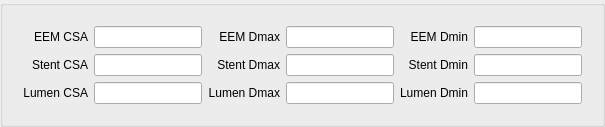
    <widget class="QGroupBox" name="m_grpSHIVUS">
     <property name="styleSheet">
      <string notr="true"/>
     </property>
     <layout class="QVBoxLayout" name="verticalLayout_17">
      <item>
       <widget class="QWidget" name="widget_5" native="true">
        <layout class="QGridLayout" name="gridLayout_12">
         <item row="1" column="2">
          <widget class="QLabel" name="label_124">
           <property name="text">
            <string>Stent Dmax</string>
           </property>
           <property name="alignment">
            <set>Qt::AlignRight|Qt::AlignTrailing|Qt::AlignVCenter</set>
           </property>
          </widget>
         </item>
         <item row="2" column="2">
          <widget class="QLabel" name="label_125">
           <property name="text">
            <string>Lumen Dmax</string>
           </property>
           <property name="alignment">
            <set>Qt::AlignRight|Qt::AlignTrailing|Qt::AlignVCenter</set>
           </property>
          </widget>
         </item>
         <item row="2" column="1">
          <widget class="QLineEdit" name="m_lineShIvusLumen_CSA"/>
         </item>
         <item row="1" column="5">
          <widget class="QLineEdit" name="m_lineShIvusStent_Dmin"/>
         </item>
         <item row="2" column="3">
          <widget class="QLineEdit" name="m_lineShIvusLumen_Dmax"/>
         </item>
         <item row="0" column="5">
          <widget class="QLineEdit" name="m_lineShIvusEEM_Dmin"/>
         </item>
         <item row="1" column="4">
          <widget class="QLabel" name="label_126">
           <property name="text">
            <string>Stent Dmin</string>
           </property>
           <property name="alignment">
            <set>Qt::AlignRight|Qt::AlignTrailing|Qt::AlignVCenter</set>
           </property>
          </widget>
         </item>
         <item row="1" column="1">
          <widget class="QLineEdit" name="m_lineShIvusStent_CSA"/>
         </item>
         <item row="0" column="2">
          <widget class="QLabel" name="label_127">
           <property name="text">
            <string>EEM Dmax</string>
           </property>
           <property name="alignment">
            <set>Qt::AlignRight|Qt::AlignTrailing|Qt::AlignVCenter</set>
           </property>
          </widget>
         </item>
         <item row="0" column="0">
          <widget class="QLabel" name="label_128">
           <property name="text">
            <string>EEM CSA</string>
           </property>
           <property name="alignment">
            <set>Qt::AlignRight|Qt::AlignTrailing|Qt::AlignVCenter</set>
           </property>
          </widget>
         </item>
         <item row="0" column="4">
          <widget class="QLabel" name="label_129">
           <property name="text">
            <string>EEM Dmin</string>
           </property>
           <property name="alignment">
            <set>Qt::AlignRight|Qt::AlignTrailing|Qt::AlignVCenter</set>
           </property>
          </widget>
         </item>
         <item row="2" column="4">
          <widget class="QLabel" name="label_130">
           <property name="text">
            <string>Lumen Dmin</string>
           </property>
           <property name="alignment">
            <set>Qt::AlignRight|Qt::AlignTrailing|Qt::AlignVCenter</set>
           </property>
          </widget>
         </item>
         <item row="2" column="5">
          <widget class="QLineEdit" name="m_lineShIvusLumen_Dmin"/>
         </item>
         <item row="0" column="1">
          <widget class="QLineEdit" name="m_lineShIvusEEM_CSA"/>
         </item>
         <item row="0" column="3">
          <widget class="QLineEdit" name="m_lineShIvusEEM_Dmax"/>
         </item>
         <item row="2" column="0">
          <widget class="QLabel" name="label_131">
           <property name="text">
            <string>Lumen CSA</string>
           </property>
           <property name="alignment">
            <set>Qt::AlignRight|Qt::AlignTrailing|Qt::AlignVCenter</set>
           </property>
          </widget>
         </item>
         <item row="1" column="3">
          <widget class="QLineEdit" name="m_lineShIvusStent_Dmax"/>
         </item>
         <item row="1" column="0">
          <widget class="QLabel" name="label_132">
           <property name="text">
            <string>Stent CSA</string>
           </property>
           <property name="alignment">
            <set>Qt::AlignRight|Qt::AlignTrailing|Qt::AlignVCenter</set>
           </property>
          </widget>
         </item>
        </layout>
       </widget>
      </item>
     </layout>
    </widget>
